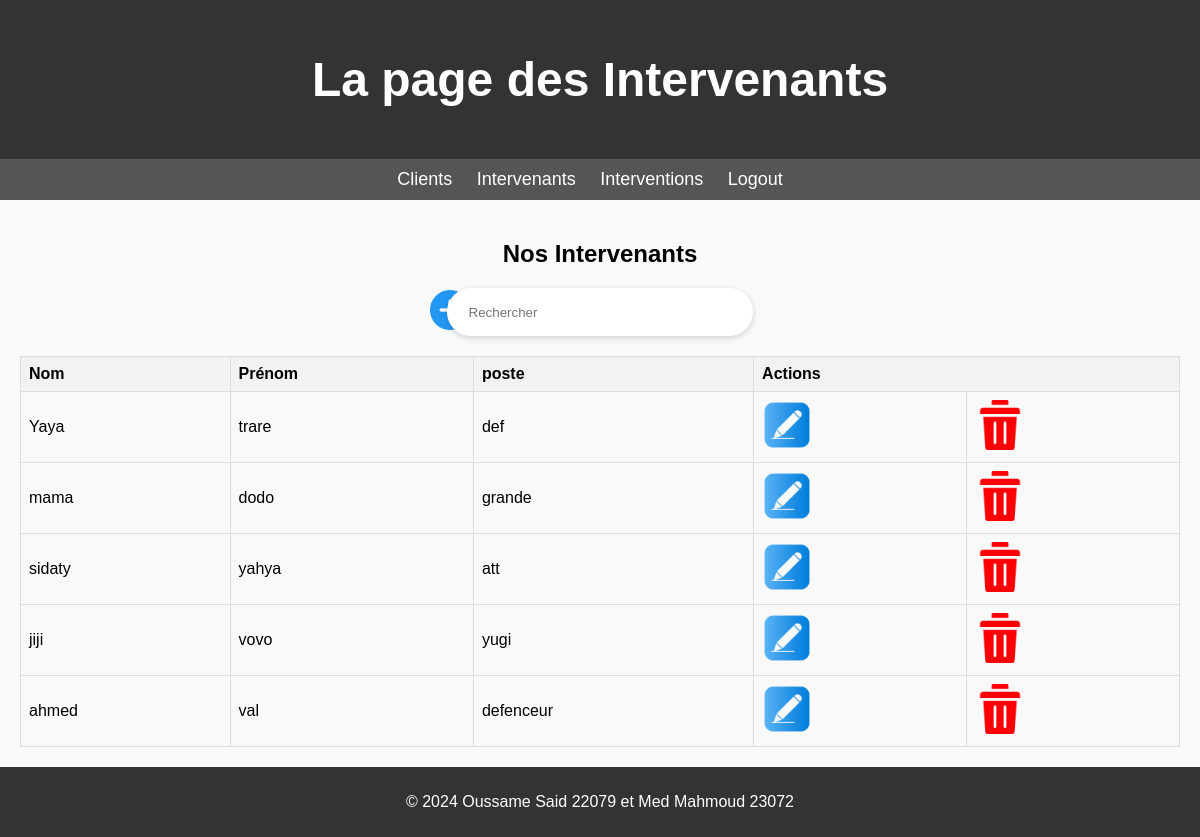
Screenshot of /Intervenant (signed in) with the database file from the repository.
### mini.py (models this page shows, shortened)
class Intervenant(db.Model):
    id = db.Column(db.Integer, primary_key=True)
    nom = db.Column(db.String(50), nullable=False)
    prenom = db.Column(db.String(50), nullable=False)
    poste = db.Column(db.String(50), nullable=False)

### mini.py (the view)
@app.route('/Intervenant')
def intervenant():
    if session :
        Intervenants = Intervenant.query.all()
        return render_template('Intervenant.html', Intervenants=Intervenants)
    else :
        return redirect(url_for('index'))

### templates/Intervenant.html (shortened to what this page needs)
<!DOCTYPE html>
<html lang="fr">
<head>
</head>
<body>
    <header>
        <h1>La page des Intervenants</h1>
    </header>
    <nav>
        <ul>
            <li><a href="{{ url_for('clients') }}">Clients</a></li>
            <li><a href="{{ url_for('intervenant') }}">Intervenants</a></li>
            <li><a href="{{ url_for('intervention') }}">Interventions</a></li>
            <li><a href="{{ url_for('logout') }}">Logout</a></li>
        </ul>
    </nav>
    <main>
        <h2>Nos Intervenants</h2>
        <input class="RNNXgb" type="text" id="search-input" placeholder="     Rechercher" onkeyup="searchTable()">
        <table id="myTable">
            <thead>
                <tr>
                    <th>Nom</th>
                    <th>Prénom</th>
                    <th>poste</th>
                    <th colspan="2">Actions</th>
                </tr>
            </thead>
            <tbody>
                {% for Intervenant in Intervenants %}
                <tr>
                    <td>{{ Intervenant.nom }}</td>
                    <td>{{ Intervenant.prenom }}</td>
                    <td>{{ Intervenant.poste }}</td>
                    <td>
                        <a href="{{ url_for('edit_intervenant', intervenant_id=Intervenant.id) }}">
                            <img src="static/draw.png" width="50" height="50" title="modifier un intervenant">
                        </a>
                    </td>
                    <td>
                        <a href="{{ url_for('delete_intervenant', intervenant_id=Intervenant.id) }}"
                        onclick="return confirm('Êtes-vous sûr de vouloir supprimer cet intervenant ?')">
                            <img src="static/delete.png" width="50" height="50" title="supprimer un intervenant">
                        </a>
                    </td>
                </tr>
                {% endfor %}
            </tbody>
        </table>
    </main>
    <footer>
        <p>&copy; 2024 Oussame Said 22079 et Med Mahmoud 23072</p>
    </footer>
</body>

### templates/Intervenant.html (style rules this page uses)
body { font-family: 'Arial', sans-serif; background-color: #f9f9f9; margin: 0; padding: 0; }
header { background-color: #333; color: #fff; padding: 20px; text-align: center; }
h1 { font-size: 48px; }
nav { background-color: #555; color: #fff; text-align: center; padding: 10px; }
nav ul { list-style-type: none; padding: 0; margin: 0; }
nav li { display: inline; margin-right: 20px; }
nav a { color: #fff; text-decoration: none; font-size: 18px; }
main { padding: 20px; text-align: center; }
footer { background-color: #333; color: #fff; text-align: center; padding: 10px; }
table { width: 100%; border-collapse: collapse; margin-top: 20px; }
th, td { border: 1px solid #ddd; padding: 8px; text-align: left; }
th { background-color: #f2f2f2; }
.RNNXgb { display: flex; z-index: 3; position: relative; min-height: 44px; background: #fff; border: 1px solid transparent; box-shadow: 0 2px 5px 1px rgba(64,60,67,.16); border-radius: 24px; margin: 0 auto; width: 300px; }

### rows the page displays
Intervenant: nom "Yaya", prenom "trare", poste "def"
Intervenant: nom "mama", prenom "dodo", poste "grande"
Intervenant: nom "sidaty", prenom "yahya", poste "att"
Intervenant: nom "jiji", prenom "vovo", poste "yugi"
Intervenant: nom "ahmed", prenom "val", poste "defenceur"
